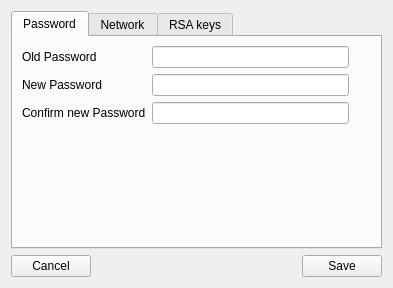
<?xml version="1.0" encoding="UTF-8"?>
<ui version="4.0">
 <class>SettingsWindow</class>
 <widget class="QWidget" name="SettingsWindow">
  <property name="windowModality">
   <enum>Qt::ApplicationModal</enum>
  </property>
  <property name="geometry">
   <rect>
    <x>0</x>
    <y>0</y>
    <width>393</width>
    <height>288</height>
   </rect>
  </property>
  <property name="minimumSize">
   <size>
    <width>200</width>
    <height>200</height>
   </size>
  </property>
  <property name="windowTitle">
   <string>Settings</string>
  </property>
  <layout class="QVBoxLayout" name="verticalLayout_2">
   <item>
    <widget class="QTabWidget" name="tabs">
     <property name="currentIndex">
      <number>0</number>
     </property>
     <widget class="QWidget" name="pwd_tab">
      <attribute name="title">
       <string>Password</string>
      </attribute>
      <layout class="QGridLayout" name="gridLayout">
       <item row="0" column="1">
        <widget class="QLineEdit" name="pwd_oldpwd_input"/>
       </item>
       <item row="4" column="2">
        <widget class="QLabel" name="pwd_confpwd_state">
         <property name="minimumSize">
          <size>
           <width>16</width>
           <height>16</height>
          </size>
         </property>
         <property name="maximumSize">
          <size>
           <width>16</width>
           <height>16</height>
          </size>
         </property>
         <property name="text">
          <string/>
         </property>
         <property name="pixmap">
          <pixmap resource="../res/res.qrc">:/img/icon_no.png</pixmap>
         </property>
         <property name="scaledContents">
          <bool>true</bool>
         </property>
        </widget>
       </item>
       <item row="0" column="2">
        <widget class="QLabel" name="pwd_oldpwd_state">
         <property name="minimumSize">
          <size>
           <width>16</width>
           <height>16</height>
          </size>
         </property>
         <property name="maximumSize">
          <size>
           <width>16</width>
           <height>16</height>
          </size>
         </property>
         <property name="text">
          <string/>
         </property>
         <property name="pixmap">
          <pixmap resource="../res/res.qrc">:/img/icon_yes.png</pixmap>
         </property>
         <property name="scaledContents">
          <bool>true</bool>
         </property>
        </widget>
       </item>
       <item row="2" column="0">
        <widget class="QLabel" name="pwd_newpwd_label">
         <property name="text">
          <string>New Password</string>
         </property>
         <property name="buddy">
          <cstring>pwd_newpwd_input</cstring>
         </property>
        </widget>
       </item>
       <item row="2" column="1">
        <widget class="QLineEdit" name="pwd_newpwd_input"/>
       </item>
       <item row="4" column="0">
        <widget class="QLabel" name="pwd_confpwd_label">
         <property name="text">
          <string>Confirm new Password</string>
         </property>
         <property name="buddy">
          <cstring>pwd_confpwd_input</cstring>
         </property>
        </widget>
       </item>
       <item row="0" column="0">
        <widget class="QLabel" name="pwd_oldpwd_label">
         <property name="text">
          <string>Old Password</string>
         </property>
         <property name="buddy">
          <cstring>pwd_oldpwd_input</cstring>
         </property>
        </widget>
       </item>
       <item row="4" column="1">
        <widget class="QLineEdit" name="pwd_confpwd_input"/>
       </item>
       <item row="5" column="0">
        <spacer name="pwd_spacer">
         <property name="orientation">
          <enum>Qt::Vertical</enum>
         </property>
         <property name="sizeHint" stdset="0">
          <size>
           <width>20</width>
           <height>40</height>
          </size>
         </property>
        </spacer>
       </item>
      </layout>
     </widget>
     <widget class="QWidget" name="net_tab">
      <attribute name="title">
       <string>Network</string>
      </attribute>
      <layout class="QFormLayout" name="formLayout_2">
       <item row="0" column="0">
        <widget class="QLabel" name="net_listenport_label">
         <property name="text">
          <string>Listen Port:</string>
         </property>
         <property name="buddy">
          <cstring>net_port_input</cstring>
         </property>
        </widget>
       </item>
       <item row="0" column="1">
        <widget class="QLineEdit" name="net_port_input"/>
       </item>
      </layout>
     </widget>
     <widget class="QWidget" name="rsa_tab">
      <attribute name="title">
       <string>RSA keys</string>
      </attribute>
      <layout class="QVBoxLayout" name="verticalLayout">
       <item>
        <widget class="QLabel" name="rsa_pubkey_label">
         <property name="text">
          <string>Public Key:</string>
         </property>
         <property name="buddy">
          <cstring>rsa_pubkey_input</cstring>
         </property>
        </widget>
       </item>
       <item>
        <widget class="QTextEdit" name="rsa_pubkey_input">
         <property name="enabled">
          <bool>true</bool>
         </property>
         <property name="focusPolicy">
          <enum>Qt::WheelFocus</enum>
         </property>
         <property name="frameShadow">
          <enum>QFrame::Sunken</enum>
         </property>
         <property name="lineWidth">
          <number>1</number>
         </property>
         <property name="tabChangesFocus">
          <bool>true</bool>
         </property>
         <property name="acceptRichText">
          <bool>false</bool>
         </property>
         <property name="placeholderText">
          <string>No public key detected, import or generate a new one.</string>
         </property>
        </widget>
       </item>
       <item>
        <widget class="QLabel" name="rsa_privkey_label">
         <property name="text">
          <string>Private Key:</string>
         </property>
         <property name="buddy">
          <cstring>rsa_pubkey_input</cstring>
         </property>
        </widget>
       </item>
       <item>
        <widget class="QTextEdit" name="rsa_privkey_input">
         <property name="focusPolicy">
          <enum>Qt::WheelFocus</enum>
         </property>
         <property name="tabChangesFocus">
          <bool>true</bool>
         </property>
         <property name="acceptRichText">
          <bool>false</bool>
         </property>
         <property name="placeholderText">
          <string>No private key detected, import or generate a new one.</string>
         </property>
        </widget>
       </item>
       <item>
        <layout class="QHBoxLayout" name="rsa_bt_hlayout">
         <item>
          <widget class="QPushButton" name="rsa_import_bt">
           <property name="text">
            <string>&amp;Import</string>
           </property>
          </widget>
         </item>
         <item>
          <spacer name="rsa_spacer1">
           <property name="orientation">
            <enum>Qt::Horizontal</enum>
           </property>
           <property name="sizeHint" stdset="0">
            <size>
             <width>40</width>
             <height>20</height>
            </size>
           </property>
          </spacer>
         </item>
         <item>
          <widget class="QPushButton" name="rsa_export_bt">
           <property name="text">
            <string>&amp;Export</string>
           </property>
          </widget>
         </item>
         <item>
          <spacer name="rsa_spacer2">
           <property name="orientation">
            <enum>Qt::Horizontal</enum>
           </property>
           <property name="sizeHint" stdset="0">
            <size>
             <width>40</width>
             <height>20</height>
            </size>
           </property>
          </spacer>
         </item>
         <item>
          <widget class="QPushButton" name="rsa_generate_bt">
           <property name="text">
            <string>&amp;Generate</string>
           </property>
          </widget>
         </item>
        </layout>
       </item>
      </layout>
     </widget>
    </widget>
   </item>
   <item>
    <layout class="QHBoxLayout" name="global_bt_hlayout">
     <item>
      <widget class="QPushButton" name="cancel_bt">
       <property name="text">
        <string>Cancel</string>
       </property>
      </widget>
     </item>
     <item>
      <spacer name="spacer">
       <property name="orientation">
        <enum>Qt::Horizontal</enum>
       </property>
       <property name="sizeHint" stdset="0">
        <size>
         <width>40</width>
         <height>20</height>
        </size>
       </property>
      </spacer>
     </item>
     <item>
      <widget class="QPushButton" name="save_bt">
       <property name="text">
        <string>Save</string>
       </property>
      </widget>
     </item>
    </layout>
   </item>
  </layout>
 </widget>
 <tabstops>
  <tabstop>tabs</tabstop>
  <tabstop>pwd_oldpwd_input</tabstop>
  <tabstop>pwd_newpwd_input</tabstop>
  <tabstop>pwd_confpwd_input</tabstop>
  <tabstop>net_port_input</tabstop>
  <tabstop>rsa_pubkey_input</tabstop>
  <tabstop>rsa_privkey_input</tabstop>
  <tabstop>rsa_import_bt</tabstop>
  <tabstop>rsa_export_bt</tabstop>
  <tabstop>rsa_generate_bt</tabstop>
  <tabstop>save_bt</tabstop>
  <tabstop>cancel_bt</tabstop>
 </tabstops>
 <resources>
  <include location="../res/res.qrc"/>
 </resources>
 <connections/>
</ui>
